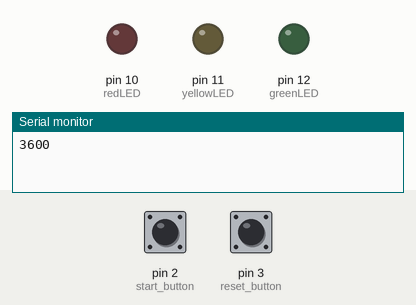
This sketch was run on a simulated Arduino Uno, built with avr-gcc and run on an emulated ATmega328P. On the bench: output pins drawn as LEDs (lit = HIGH), the last lines printed to the serial monitor. Inputs (shaded band) come from the test bench; at power-on: pin 2 (start_button) LOW, pin 3 (reset_button) LOW.

Above: at 1.2 s.
1.3 s: pin 2 (start_button) pulled HIGH for 0.15 s
At 4.2 s:
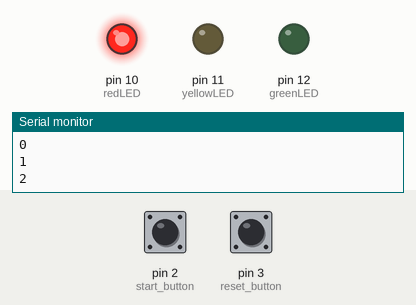
4.4 s: pin 3 (reset_button) pulled HIGH for 1 s
6.9 s: pin 2 (start_button) pulled HIGH for 1 s
At 9.0 s:
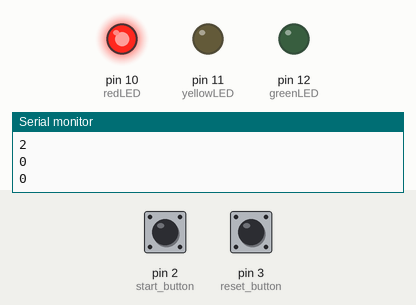
9.4 s: pin 2 (start_button) pulled HIGH for 3.2 s
At 11.1 s:
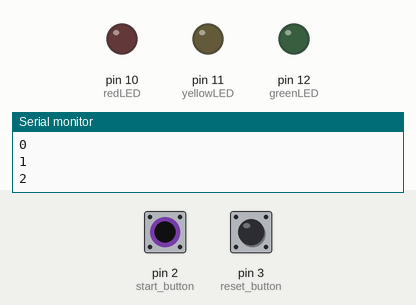
Timing chart, 0 to 16.6 s (numbered marks = the images above; inputs shaded):
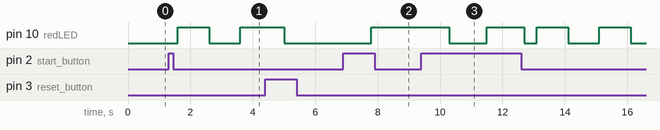

The sketch:

big_timer.ino
```cpp
/*
  Big goal timer - Reach a time target with a big display
  1. Push start button to start the timer
  2. LEDs flash until specific intervals are met and then stay on
  3. Pushing reset 3 times in a row resets the timer (prevents accidental resetting)

  TODO:
  1. Add interval audio beep
  2. Add goal melody (random?)
  3. Make timer settable ( hours/minutes buttons )
  4. Rename to procrastaclock?
  5. Put on a real board, fabricate PCB and mount in box
  6. Hook up battery, look at power savings
  7. Write count to eeprom (write 0 on reset) - this way we can continue from power failure.
  8. Make much more efficient.. lots of checks are being done at impossible times.
 */

const unsigned int goal = 3600 * 1;    // Target time to count to

const int greenLED = 12;       // Pin out for green LED
const int yellowLED = 11;      // Pin out for yellow LED
const int redLED = 10;         // Pin out for red LED

const int start_button = 2;    // Pin in for start/pause button
const int reset_button = 3;    // Pin in for start/pause button

int flashstate = LOW;          // Initial state for flashing LEDs

int timerstate = 0;            // Global timer state: 0 = stopped, 1 = running
long sec = 1000;               // 1 second in milliseconds
long last_uptime = 0;          // Used for clock()

unsigned int interval_size = goal / 3;  // Interval between LEDs lighting up in seconds
unsigned int last_clock = 0;            // 0 seconds for last clock time
unsigned int clock_count = 0;           // 0 seconds start for clock

int reset_confirm = 0;         // Reset confirm value - must be 2 to reset the timer

void setup()
{
  Serial.begin(9600);
  Serial.println(goal);
  pinMode(greenLED, OUTPUT);
  pinMode(yellowLED, OUTPUT);
  pinMode(redLED, OUTPUT);

  pinMode(start_button, INPUT);
  pinMode(reset_button, INPUT);
}


void loop()
{
  // Check to see if start/pause button pressed
  if (digitalRead(start_button) == HIGH) {
    if (timerstate == 0) {
      timerstate = 1;
    } else {
      timerstate = 0;
    }
    delay(300); // Give user time to lift finger off button :)
  }

  // Reset and stop the timer
  // TODO: Add some logic to reset the reset_confirm value if 5 seconds or so pass, making it even more fool proof
  if (digitalRead(reset_button) == HIGH) {
    Serial.println(reset_confirm);
    if (reset_confirm >= 2) {
      reset_stop();
    } else {
      reset_confirm++;
    }
    delay(300); // Give user time to lift finger off button :)
  }


  if (timerstate == 1) {
    interval_leds(); // Handle time interval LEDs
  }

  clock(); // Update the clock, starts and stops via state of timerstate
}

void reset_stop()
{
  /* Reset and stop the timer, turn off LEDs */
  clock_count = timerstate = reset_confirm = last_clock = 0; // Reset everything!

  flashstate == LOW;
  digitalWrite(redLED, LOW);
  digitalWrite(yellowLED, LOW);
  digitalWrite(greenLED, LOW);
}


void clock()
{
  /* Set number of seconds the timer has been in the running state */
  unsigned long uptime = millis();

  if(uptime - last_uptime > sec && timerstate) {
    Serial.println(clock_count);
    last_uptime = uptime;
    clock_count++;
  }
}

void interval_leds()
{
  /* Light up the different interval LEDs */

  if (clock_count < interval_size) {
    flash_led(redLED);
  }

  if (clock_count >= interval_size && clock_count <= interval_size * 2) {
    digitalWrite(redLED, HIGH);
    flash_led(yellowLED);
  }

  if (clock_count > interval_size * 2) {
    digitalWrite(yellowLED, HIGH);
    flash_led(greenLED);
  }

  if (clock_count == interval_size * 3) {
    digitalWrite(greenLED, HIGH);
    timerstate = 0; // Stop the timer, goal reached!
  }
}

void flash_led(int led)
{
  /* Flash an LED on and off at clock speed */

  if (last_clock < clock_count) {
    last_clock = clock_count;
    if (flashstate == LOW) {
      flashstate = HIGH;
    } else {
      flashstate = LOW;
    }
    digitalWrite(led, flashstate);
  }
}
```

Measured:
- after the input at 1.3 s, pin 10 (redLED): LOW → HIGH after 0.30 s, → LOW 1.0 s later, → HIGH 1.0 s later
- after the input at 6.9 s, pin 10 (redLED): LOW → HIGH after 0.90 s
- after the input at 9.4 s, pin 10 (redLED): goes LOW 1.2 s, HIGH 1.2 s, LOW 0.40 s, HIGH 1.0 s, LOW 1.0 s, HIGH 1.0 s, then LOW, starting after 0.90 s
